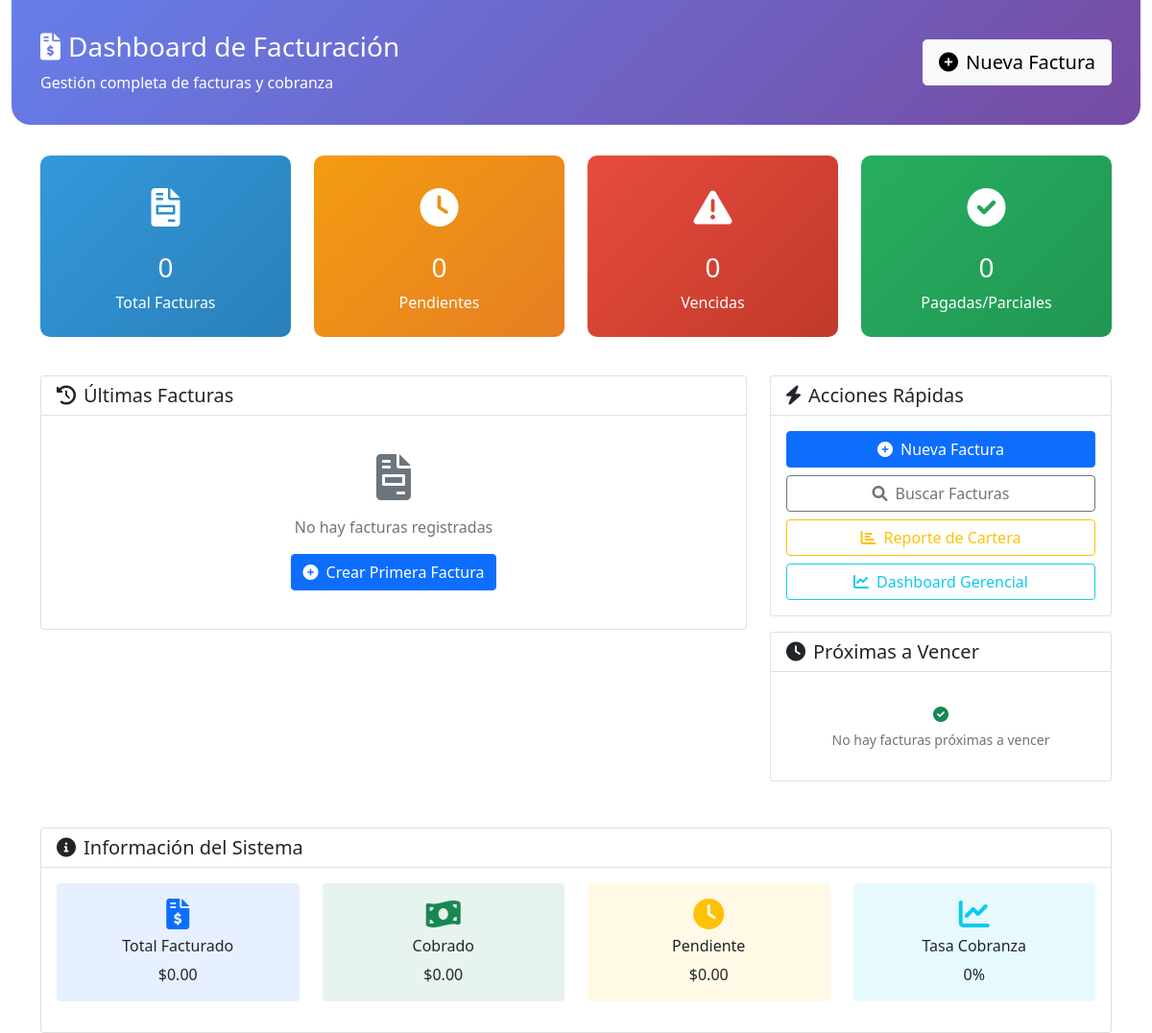
The app's page /facturacion (signed in), older data.
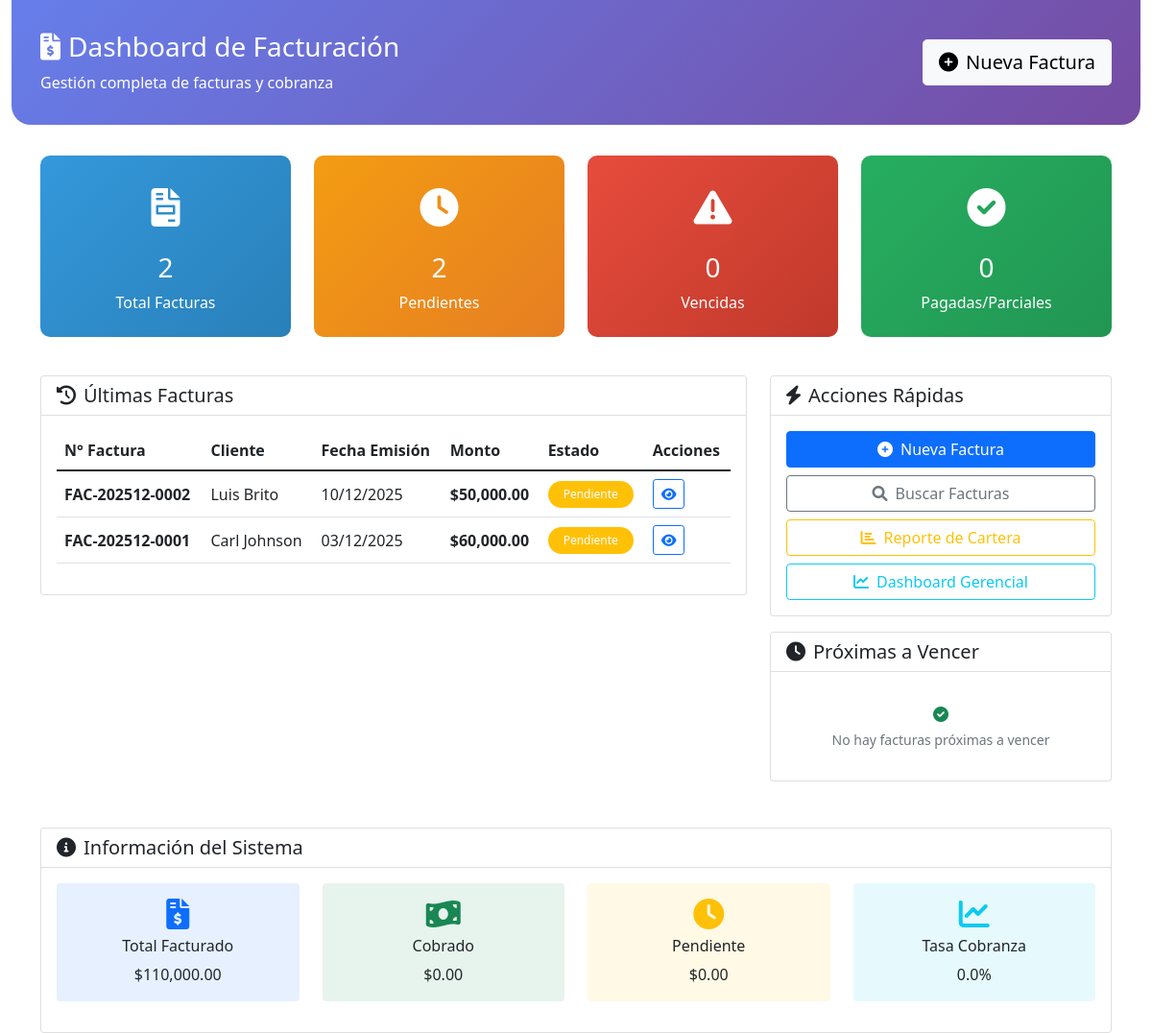
The same page, newer data.
### app.py (models this page shows, shortened)
class Factura(db.Model):
    id = db.Column(db.Integer, primary_key=True)
    cliente_id = db.Column(db.Integer, db.ForeignKey('cliente.id'), nullable=False)
    servicio_id = db.Column(db.Integer, db.ForeignKey('servicio.id'), nullable=False)
    numero_factura = db.Column(db.String(50), unique=True, nullable=False)
    fecha_emision = db.Column(db.DateTime, default=datetime.now)
    fecha_vencimiento = db.Column(db.DateTime)
    monto_total = db.Column(db.Float, nullable=False)
    monto_pagado = db.Column(db.Float, default=0)
    saldo_pendiente = db.Column(db.Float, default=0)
    estado = db.Column(db.String(20), default='Pendiente')  # Pendiente, Pagada, Vencida, Parcial, Anulada
    descripcion = db.Column(db.Text)
    created_at = db.Column(db.DateTime, default=datetime.now)
    cliente = db.relationship('Cliente', backref='facturas')
    servicio = db.relationship('Servicio', backref='facturas')
    pagos = db.relationship('Pago', backref='factura', cascade='all, delete-orphan')

class Cliente(db.Model):
    id = db.Column(db.Integer, primary_key=True)
    nombre = db.Column(db.String(200), nullable=False)
    tipo_documento = db.Column(db.String(20), nullable=False, default='Cédula')
    numero_documento = db.Column(db.String(20), nullable=False)
    telefono = db.Column(db.String(20))
    email = db.Column(db.String(100))
    tipo_cliente = db.Column(db.String(20), nullable=False)
    carrera = db.Column(db.String(100))
    fecha_registro = db.Column(db.DateTime, default=datetime.now)
    estado = db.Column(db.String(20), default='Activo')
    movimientos = db.relationship('MovimientoCaja', backref='cliente', lazy=True, cascade='all, delete-orphan')
    __table_args__ = (
        db.UniqueConstraint('tipo_documento', 'numero_documento', name='uq_cliente_documento'),
    )

### app.py (the view)
@app.route('/facturacion')
@cajero_required
def dashboard_facturacion():
    total_facturas = Factura.query.count()
    facturas_pendientes = Factura.query.filter(Factura.estado.in_(['Pendiente', 'Parcial'])).count()
    facturas_vencidas = Factura.query.filter(Factura.estado == 'Vencida').count()
    ultimas_facturas = Factura.query.order_by(Factura.fecha_emision.desc()).limit(10).all()
    hoy = datetime.now()
    limite_7_dias = hoy + timedelta(days=7)
    facturas_por_vencer = Factura.query.filter(
        Factura.estado.in_(['Pendiente', 'Parcial']),
        Factura.fecha_vencimiento.between(hoy, limite_7_dias)
    ).order_by(Factura.fecha_vencimiento).limit(5).all()
    return render_template('facturacion/dashboard.html',
                         total_facturas=total_facturas,
                         facturas_pendientes=facturas_pendientes,
                         facturas_vencidas=facturas_vencidas,
                         ultimas_facturas=ultimas_facturas,
                         facturas_por_vencer=facturas_por_vencer,
                         hoy=hoy)

### app.py (called while the page is built)
@login_manager.user_loader
def load_user(user_id):
    return Usuario.query.get(int(user_id))

def requiere_rol(roles_permitidos):
    def decorator(f):
        @wraps(f)
        def decorated_function(*args, **kwargs):
            if not current_user.is_authenticated:
                return redirect(url_for('login'))
            if current_user.rol.nombre not in roles_permitidos:
                flash('No tienes permisos para acceder a esta página.', 'danger')
                return redirect(url_for('index'))
            return f(*args, **kwargs)
        return decorated_function
    return decorator

### templates/facturacion/dashboard.html (shortened to what the changed rows need)
<!DOCTYPE html>
<html lang="es">
<head>
    <link href="https://cdn.jsdelivr.net/npm/bootstrap@5.1.3/dist/css/bootstrap.min.css" rel="stylesheet">
    <link rel="stylesheet" href="https://cdnjs.cloudflare.com/ajax/libs/font-awesome/6.0.0/css/all.min.css">
</head>
<body>
    <div class="container-fluid">
        <div class="facturacion-header">
            <div class="container">
                <div class="d-flex justify-content-between align-items-center">
                    <div>
                        <h1 class="h3 mb-2"><i class="fas fa-file-invoice-dollar me-2"></i>Dashboard de Facturación</h1>
                    </div>
                </div>
            </div>
        </div>
        <div class="container">
            <div class="row mb-4">
                <div class="col-md-3 col-6">
                    <div class="stat-card total">
                        <div class="stat-icon"><i class="fas fa-file-invoice"></i></div>
                        <h3>{{ total_facturas }}</h3>
                        <p class="mb-0">Total Facturas</p>
                    </div>
                </div>
                <div class="col-md-3 col-6">
                    <div class="stat-card pendientes">
                        <div class="stat-icon"><i class="fas fa-clock"></i></div>
                        <h3>{{ facturas_pendientes }}</h3>
                        <p class="mb-0">Pendientes</p>
                    </div>
                </div>
            </div>
            <div class="row">
                <div class="col-lg-8 mb-4">
                    <div class="card">
                        <div class="card-body">
                            {% if ultimas_facturas %}
                            <div class="table-responsive">
                                <table class="table table-hover">
                                    <thead>
                                        <tr>
                                            <th>N° Factura</th>
                                            <th>Cliente</th>
                                            <th>Fecha Emisión</th>
                                            <th>Monto</th>
                                            <th>Estado</th>
                                            <th>Acciones</th>
                                        </tr>
                                    </thead>
                                    <tbody>
                                        {% for factura in ultimas_facturas %}
                                        <tr class="align-middle">
                                            <td><strong>{{ factura.numero_factura }}</strong></td>
                                            <td>{{ factura.cliente.nombre[:30] }}{% if factura.cliente.nombre|length > 30 %}...{% endif %}</td>
                                            <td>{{ factura.fecha_emision.strftime('%d/%m/%Y') }}</td>
                                            <td><strong>{{ formato_moneda(factura.monto_total) }}</strong></td>
                                            <td>
                                                {% set color = obtener_color_estado(factura.estado) %}
                                                <span class="badge bg-{{ color }} badge-estado">{{ factura.estado }}</span>
                                            </td>
                                            <td>
                                                <a href="{{ url_for('detalle_factura', factura_id=factura.id) }}"
                                                   class="btn btn-sm btn-outline-primary btn-action"
                                                   title="Ver detalle">
                                                    <i class="fas fa-eye"></i>
                                                </a>
                                            </td>
                                        </tr>
                                        {% endfor %}
                                    </tbody>
                                </table>
                            </div>
                            {% else %}
                            <div class="text-center py-4">
                                <i class="fas fa-file-invoice fa-3x text-muted mb-3"></i>
                                <p class="text-muted">No hay facturas registradas</p>
                                <a href="{{ url_for('nueva_factura') }}" class="btn btn-primary">
                                    <i class="fas fa-plus-circle me-2"></i>Crear Primera Factura
                                </a>
                            </div>
                            {% endif %}
                        </div>
                    </div>
                </div>
            </div>
            <div class="row mt-4">
                <div class="col-12">
                    <div class="card">
                        <div class="card-body">
                            <div class="row text-center">
                                <div class="col-md-3 col-6 mb-3">
                                    <div class="p-3 bg-primary bg-opacity-10 rounded">
                                        <i class="fas fa-file-invoice-dollar fa-2x text-primary mb-2"></i>
                                        <h6>Total Facturado</h6>
                                        <p class="mb-0">
                                            {% set total_facturado = ultimas_facturas|sum(attribute='monto_total') %}
                                            {{ formato_moneda(total_facturado) }}
                                        </p>
                                    </div>
                                </div>
                                            {% set total_cobrado = ultimas_facturas|sum(attribute='monto_pagado') %}
                                <div class="col-md-3 col-6 mb-3">
                                    <div class="p-3 bg-info bg-opacity-10 rounded">
                                        <i class="fas fa-chart-line fa-2x text-info mb-2"></i>
                                        <h6>Tasa Cobranza</h6>
                                        <p class="mb-0">
                                            {% if total_facturado > 0 %}
                                                {{ "%.1f"|format(total_cobrado / total_facturado * 100) }}%
                                            {% else %}
                                                0%
                                            {% endif %}
                                        </p>
                                    </div>
                                </div>
                            </div>
                        </div>
                    </div>
                </div>
            </div>
        </div>
    </div>
</body>
</html>

Row changes from the older to the newer data that the page shows:
added Factura: numero_factura "FAC-202512-0002", cliente "Luis Brito", fecha_emision "10/12/2025", monto_total "$50,000.00", estado "Pendiente"
added Factura: numero_factura "FAC-202512-0001", cliente "Carl Johnson", fecha_emision "03/12/2025", monto_total "$60,000.00", estado "Pendiente"
Text that changed along with them:
{{ total_facturas }}: "0" → "2"
{{ facturas_pendientes }}: "0" → "2"
{{ "%.1f"|format(total_cobrado / total_facturado * 100) }}: (not shown) → "0.0"
text no longer shown: "$0.00 No hay facturas registradas Crear Primera Factura 0%"
text now shown: "N° Factura Cliente Fecha Emisión Monto Estado Acciones $110,000.00 %"
